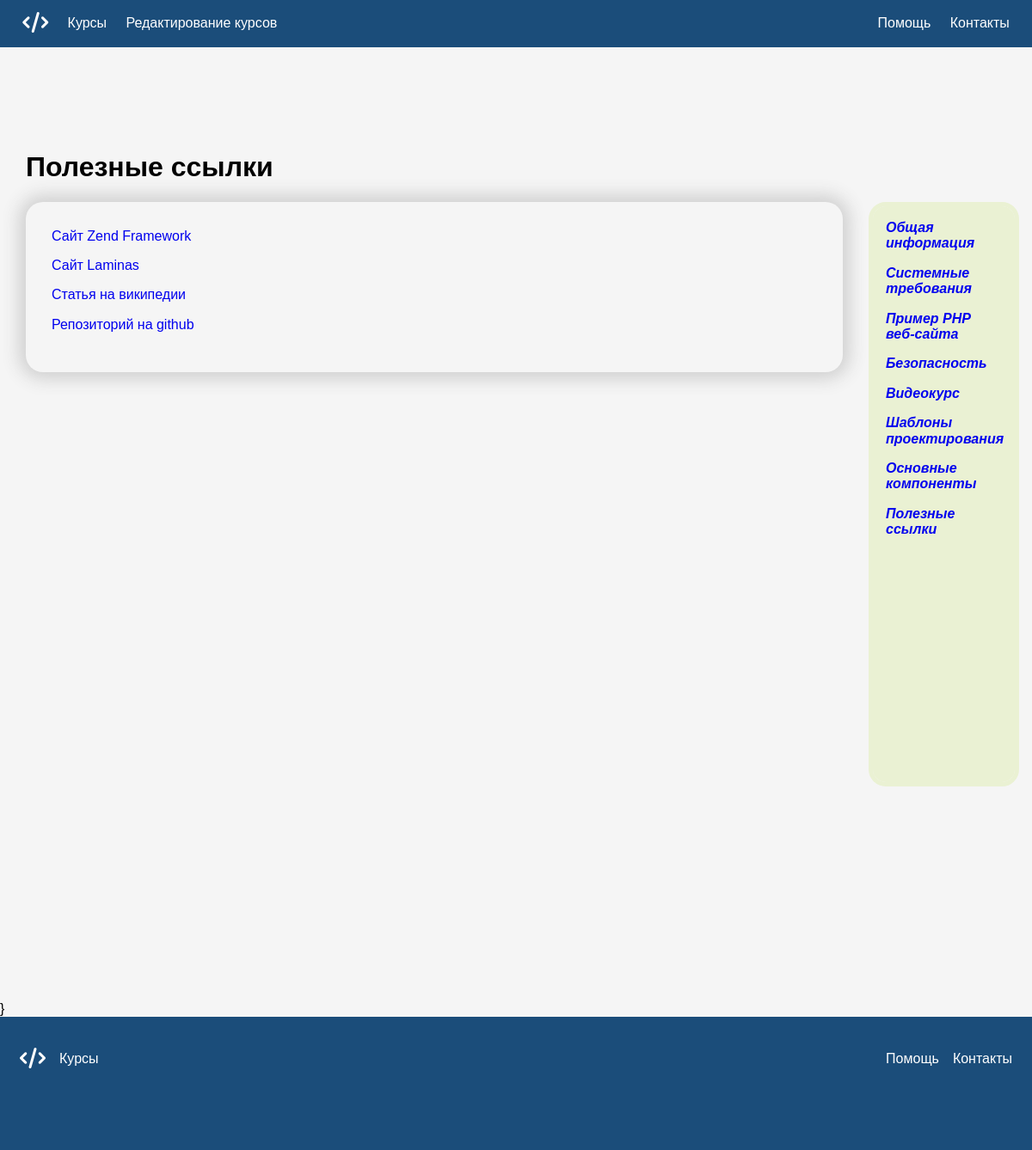
/courses/main_hrefs, run on the app's committed database.
### courses/models.py (models this page shows, shortened)
class Course_articles(models.Model):
  article_title = models.CharField('Название статьи', max_length=50)
  course_name = models.ForeignKey(Courses_names, on_delete=models.CASCADE)
  article_url = models.CharField('Ссылка на статью', default='home_course', max_length=1000)
  class Meta:
    verbose_name = 'Статья курса'
    verbose_name_plural = 'Статьи курсов'
    db_table = 'course_article'

### courses/views.py (the view)
# urls.py: path('main_hrefs', views.main_hrefs, name='main_hrefs'),
def main_hrefs(request):
  course_name = Courses_names.objects.filter(title='Zend')
  course_articles = Course_articles.objects.filter(course_name__title="Zend")
  course_modules = Course_articles_modulues.objects.filter(course_article__article_title='Полезные ссылки')
  data = {
    'h1_title': 'Полезные ссылки',
    'courses_names': course_name,
    'course_articles': course_articles,
    'course_modules': course_modules
  }
  return render(request, 'courses/main_hrefs.html', data)

### courses/templates/courses/main_hrefs.html (shortened to what this page needs)
{% extends 'main/layout.html' %}
{% block aside %}
  <aside class="my-aside">
  <ul>
    {% for el in course_articles %}
      <li>
        <a href= {% url el.article_url %}>
        <p><b>{{ el.article_title }}</b></p>
        </a>
      </li>
    {% endfor %}
  </ul>
  </aside>
{% endblock %}
{% block hero %}
  <h1>{{ h1_title }}</h1>
    <div class="module-content__list-item-container">
      <p><a href="https://framework.zend.com/" target="_blank">Сайт Zend Framework</a></p>
      <p><a href="https://getlaminas.org/" target="_blank">Сайт Laminas</a></p>
      <p><a href="https://ru.wikipedia.org/wiki/Zend_Framework" target="_blank">Статья на википедии</a></p>
      <p><a href="https://github.com/zendframework/zendframework" target="_blank">Репозиторий на github</a></p>
    </div>
{% endblock %}

### main/static/main/css/main.css (style rules this page uses)
body { background: whitesmoke; height: 100vh; margin: 0; }
* { box-sizing: border-box; }
a { text-decoration: none; }
html { font-family: sans-serif; }
ul { margin: 0; padding: 0; list-style: none; }

### courses/static/courses/css/courses.css (style rules this page uses)
.my-aside { width: 25%; height: 85vh; overflow: scroll; position: sticky; top: 105px; margin-top: 80px; margin-bottom: 300px; padding-bottom: 300px; padding-left: 15px; padding-right: 15px; margin-left: 15px; float: right; font-style: italic; border-style: solid solid solid solid; border-width: 5px; border-radius: 20px; border-color: #eaf1d3; background-color: #eaf1d3; }
.module-content__list-item-container { box-shadow: 0 0 20px 8px #d0d0d0; min-width: 950px; padding: 15px 30px 30px 30px; border-radius: 20px; margin-bottom: 40px; }

### data on the page
Course_articles: article_title "Полезные ссылки"
Course_articles: article_title "Общая информация"
Course_articles: article_title "Системные требования"
Course_articles: article_title "Пример PHP веб-сайта"
Course_articles: article_title "Безопасность"
Course_articles: article_title "Видеокурс"
Course_articles: article_title "Шаблоны проектирования"
Course_articles: article_title "Основные компоненты"
